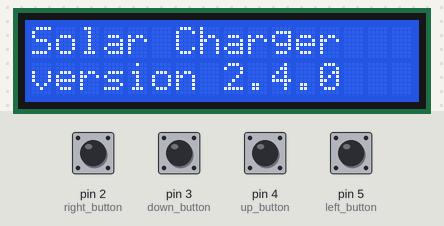
The sketch below on a simulated Arduino Nano, built with avr-gcc and run on an emulated ATmega328P. On the bench: 16×2 character LCD. The inputs (shaded band) are chosen by the test bench; at power-on: pin 2 (right_button), pin 3 (down_button), pin 4 (up_button), pin 5 (left_button) HIGH. What the sketch prints to the serial monitor is not drawn.

Above: at 1.2 s.
1.3 s: pin 2 (right_button) pulled LOW for 0.15 s
At 1.9 s:
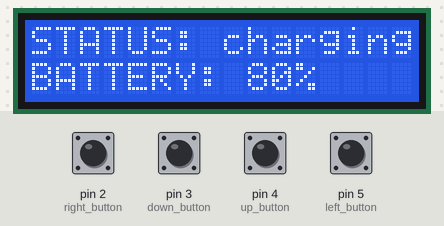
2.9 s: pin 2 (right_button) pulled LOW for 1 s
At 4.2 s:
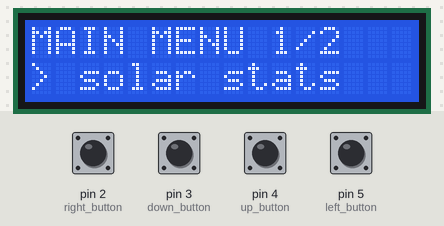
5.4 s: pin 3 (down_button) pulled LOW for 0.15 s
At 6.1 s:
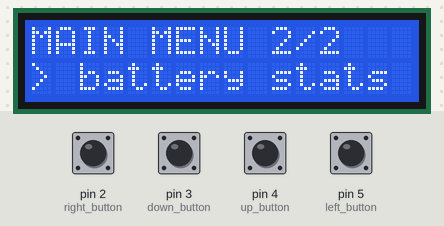
7.0 s: pin 2 (right_button) pulled LOW for 0.15 s
At 7.5 s:
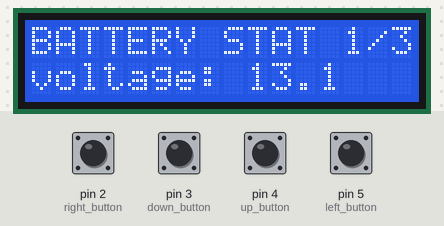
8.6 s: pin 3 (down_button) pulled LOW for 1 s
At 9.8 s:
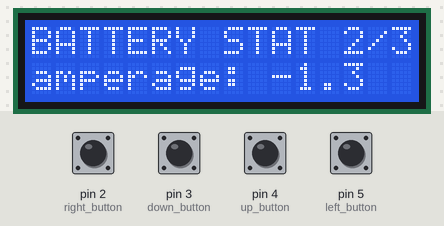
11.1 s: pin 3 (down_button) pulled LOW for 0.15 s
At 11.7 s:
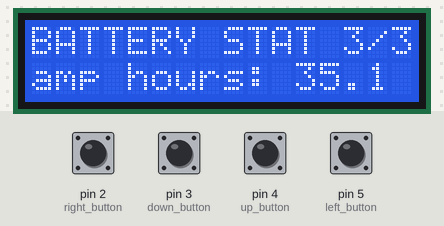
Timing chart, 0 to 13.7 s (numbered marks = the images above; inputs shaded):
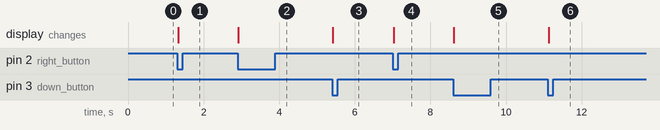

Measured:
- after the input at 1.3 s, the display: changes at once (image 1)
- after the input at 2.9 s, the display: changes at once (image 2)
- after the input at 5.4 s, the display: changes at once (image 3)
- after the input at 7.0 s, the display: changes at once (image 4)
- after the input at 8.6 s, the display: changes at once (image 5)
- after the input at 11.1 s, the display: changes at once (image 6)

The sketch:

embedded-solar-1.ino
```cpp
#include <assert.h>
#include "display.h"
#include "SolarUiSm.h"
#include <Bounce2.h>


////////////////////////////////////////////////////////////////////////////////
// global vars
////////////////////////////////////////////////////////////////////////////////

static SolarUiSm solar_ui_sm;

static Bounce2::Button left_button = Bounce2::Button();
static Bounce2::Button right_button = Bounce2::Button();
static Bounce2::Button up_button = Bounce2::Button();
static Bounce2::Button down_button = Bounce2::Button();

////////////////////////////////////////////////////////////////////////////////
// functions
////////////////////////////////////////////////////////////////////////////////

void setup()
{
  Serial.begin(115200);
  Serial.println(F("Keyboard arrow keys control buttons when simulation pane has focus."));

  display_init();

  // left button
  left_button.attach(5, INPUT_PULLUP);
  left_button.interval(5);
  left_button.setPressedState(LOW);
  // right button
  right_button.attach(2, INPUT_PULLUP);
  right_button.interval(5);
  right_button.setPressedState(LOW);
  // up button
  up_button.attach(4, INPUT_PULLUP);
  up_button.interval(5);
  up_button.setPressedState(LOW);
  // down button
  down_button.attach(3, INPUT_PULLUP);
  down_button.interval(5);
  down_button.setPressedState(LOW);

  SolarUiSm_ctor(&solar_ui_sm);
  SolarUiSm_start(&solar_ui_sm);
}

void loop()
{
  // update buttons
  left_button.update();
  right_button.update();
  up_button.update();
  down_button.update();

  // dispatch button events to state machine

  if (left_button.pressed()) // true if button state changed  to pressed
  {
    SolarUiSm_dispatch_event(&solar_ui_sm, SolarUiSm_EventId_LEFT);
  }

  if (right_button.pressed()) // true if button state changed  to pressed
  {
    SolarUiSm_dispatch_event(&solar_ui_sm, SolarUiSm_EventId_RIGHT);
  }

  if (up_button.pressed()) // true if button state changed  to pressed
  {
    SolarUiSm_dispatch_event(&solar_ui_sm, SolarUiSm_EventId_UP);
  }

  if (down_button.pressed()) // true if button state changed  to pressed
  {
    SolarUiSm_dispatch_event(&solar_ui_sm, SolarUiSm_EventId_DOWN);
  }

  delay(10);  // a small delay eases simulation CPU usage.
}
```

SolarUiSm.h
```cpp
// Autogenerated with StateSmith 0.11.2-alpha+4a4e30018e9a371124530fa96cf2ba3322b80459.
// Algorithm: Balanced1. See https://github.com/StateSmith/StateSmith/wiki/Algorithms

#pragma once
#include <stdint.h>

typedef enum SolarUiSm_EventId
{
    SolarUiSm_EventId_DOWN = 0,
    SolarUiSm_EventId_LEFT = 1,
    SolarUiSm_EventId_RIGHT = 2,
    SolarUiSm_EventId_UP = 3,
} SolarUiSm_EventId;

enum
{
    SolarUiSm_EventIdCount = 4
};

typedef enum SolarUiSm_StateId
{
    SolarUiSm_StateId_ROOT = 0,
    SolarUiSm_StateId_BATTERY_STATS = 1,
    SolarUiSm_StateId_BATTERY_STATS_1 = 2,
    SolarUiSm_StateId_BATTERY_STATS_2 = 3,
    SolarUiSm_StateId_BATTERY_STATS_3 = 4,
    SolarUiSm_StateId_HOME = 5,
    SolarUiSm_StateId_MAIN_MENU = 6,
    SolarUiSm_StateId_MAIN_MENU_1 = 7,
    SolarUiSm_StateId_MAIN_MENU_2 = 8,
    SolarUiSm_StateId_SOLAR_STATS = 9,
    SolarUiSm_StateId_SOLAR_STATS_1 = 10,
    SolarUiSm_StateId_SOLAR_STATS_2 = 11,
    SolarUiSm_StateId_SOLAR_STATS_3 = 12,
    SolarUiSm_StateId_SPLASH = 13,
} SolarUiSm_StateId;

enum
{
    SolarUiSm_StateIdCount = 14
};


// Generated state machine
// forward declaration
typedef struct SolarUiSm SolarUiSm;

// event handler type
typedef void (*SolarUiSm_Func)(SolarUiSm* sm);

// State machine constructor. Must be called before start or dispatch event functions. Not thread safe.
void SolarUiSm_ctor(SolarUiSm* sm);

// Starts the state machine. Must be called before dispatching events. Not thread safe.
void SolarUiSm_start(SolarUiSm* sm);

// Dispatches an event to the state machine. Not thread safe.
void SolarUiSm_dispatch_event(SolarUiSm* sm, SolarUiSm_EventId event_id);

// Thread safe.
char const * SolarUiSm_state_id_to_string(SolarUiSm_StateId id);

// Thread safe.
char const * SolarUiSm_event_id_to_string(SolarUiSm_EventId id);

// Generated state machine
struct SolarUiSm
{
    // Used internally by state machine. Feel free to inspect, but don't modify.
    SolarUiSm_StateId state_id;

    // Used internally by state machine. Don't modify.
    SolarUiSm_Func ancestor_event_handler;

    // Used internally by state machine. Don't modify.
    SolarUiSm_Func current_event_handlers[SolarUiSm_EventIdCount];

    // Used internally by state machine. Don't modify.
    SolarUiSm_Func current_state_exit_handler;
};
```

display.cpp
```cpp
#include "display.h"
#include <LiquidCrystal.h>

static LiquidCrystal lcd(12, 11, 10, 9, 8, 7);

void display_init()
{
  lcd.begin(16, 2);
}

void show_splash()
{
  lcd.clear();
  lcd.print(F("Solar Charger"));
  lcd.setCursor(0, 1);
  lcd.print(F("version 2.4.0"));
}

void show_home()
{
  lcd.clear();
  lcd.print(F("STATUS: charging"));
  lcd.setCursor(0, 1);
  lcd.print(F("BATTERY: 80%"));
}

void show_main_menu1()
{
  lcd.clear();
  lcd.print(F("MAIN MENU 1/2"));
  lcd.setCursor(0, 1);
  lcd.print(F("> solar stats"));
}

void show_main_menu2()
{
  lcd.clear();
  lcd.print(F("MAIN MENU 2/2"));
  lcd.setCursor(0, 1);
  lcd.print(F("> battery stats"));
}

void show_solar_stats1()
{
  lcd.clear();
  lcd.print(F("SOLAR STATS 1/3"));
  lcd.setCursor(0, 1);
  lcd.print(F("voltage: 14.5"));
}

void show_solar_stats2()
{
  lcd.clear();
  lcd.print(F("SOLAR STATS 2/3"));
  lcd.setCursor(0, 1);
  lcd.print(F("amperage: 1.3"));
}

void show_solar_stats3()
{
  lcd.clear();
  lcd.print(F("SOLAR STATS 3/3"));
  lcd.setCursor(0, 1);
  lcd.print(F("time: 3h 16min"));
}

void show_battery_stats1()
{
  lcd.clear();
  lcd.print(F("BATTERY STAT 1/3"));
  lcd.setCursor(0, 1);
  lcd.print(F("voltage: 13.1"));
}

void show_battery_stats2()
{
  lcd.clear();
  lcd.print(F("BATTERY STAT 2/3"));
  lcd.setCursor(0, 1);
  lcd.print(F("amperage: -1.3"));
}

void show_battery_stats3()
{
  lcd.clear();
  lcd.print(F("BATTERY STAT 3/3"));
  lcd.setCursor(0, 1);
  lcd.print(F("amp hours: 35.1"));
}
```

display.h
```cpp
#pragma once

void display_init();

void show_splash();
void show_home();
void show_main_menu1();
void show_main_menu2();
void show_solar_stats1();
void show_solar_stats2();
void show_solar_stats3();
void show_battery_stats1();
void show_battery_stats2();
void show_battery_stats3();
```

Source omitted: SolarUiSm.cpp (33281 bytes)
